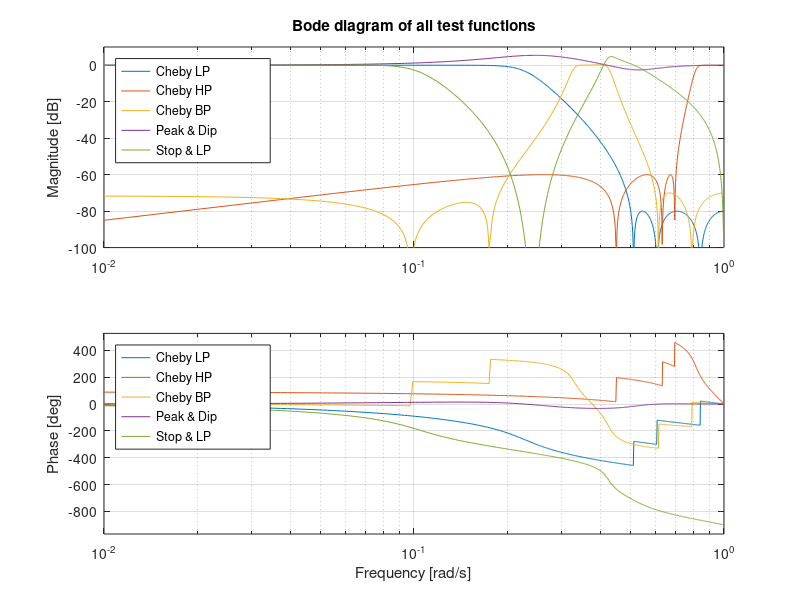

Write the MATLAB code that produced this figure.
clear all
close all
pkg('load', 'optim');
pkg('load', 'control');
pkg('load', 'signal');

figure 1;
wb = linspace(0.01, 1, 512);

% cheby lp
[b1,a1] = cheby2(6,80,0.5)
chebyLP = tf(b1, a1, pi)

% cheby hp
[b2,a2] = cheby2(7,60,0.7,'high')
chebyHP = tf(b2, a2, pi)

% cheby bp (matlab cheby2(4,70,[0.2, 0.6],'bandpass'))
b3 = [0.0015   -0.0020    0.0002   -0.0009    0.0028   -0.0009    0.0002   -0.0020    0.0015]
a3 = [1.0000   -2.7355    5.9780   -7.8335    8.5654   -6.3463    3.9239   -1.4513    0.4299]
chebyBP = tf(b3, a3, pi)

% peak dip 
b4 = [1.0349   -0.9159    0.7704   -0.4199    0.1551]
a4 = [1.0000   -0.9882    0.7910   -0.3476    0.1694]
peakDip = tf(b4, a4, pi) ^2
[b4_1, a4_1] = tfdata(peakDip, 'v')

% butter bandstop
[b5_1, a5_1] = butter(4, [0.1, 0.5], 'stop')
h5_1 = tf(b5_1, a5_1, pi)
[b5_2, a5_2] = bilinear([0 0 0.25],[1 0.07 0.25], pi)
h5_2 = tf(b5_2, a5_2, pi)
butterStopLP = h5_1 * h5_2
[b5, a5] = tfdata(butterStopLP, 'v')

bode(chebyLP, chebyHP, chebyBP, peakDip, butterStopLP, wb)
subplot(2,1,1)
title('Bode diagram of all test functions')
ylim([-100 10])
h = legend ('Cheby LP', 'Cheby HP', 'Cheby BP', 'Peak & Dip', 'Stop & LP                   ', "location", "northwest");
legend (h, "location", "northwest")

subplot(2,1,2)
h = legend ('Cheby LP', 'Cheby HP', 'Cheby BP', 'Peak & Dip', 'Stop & LP                   ', "location", "northwest");
legend (h, "location", "northwest")
